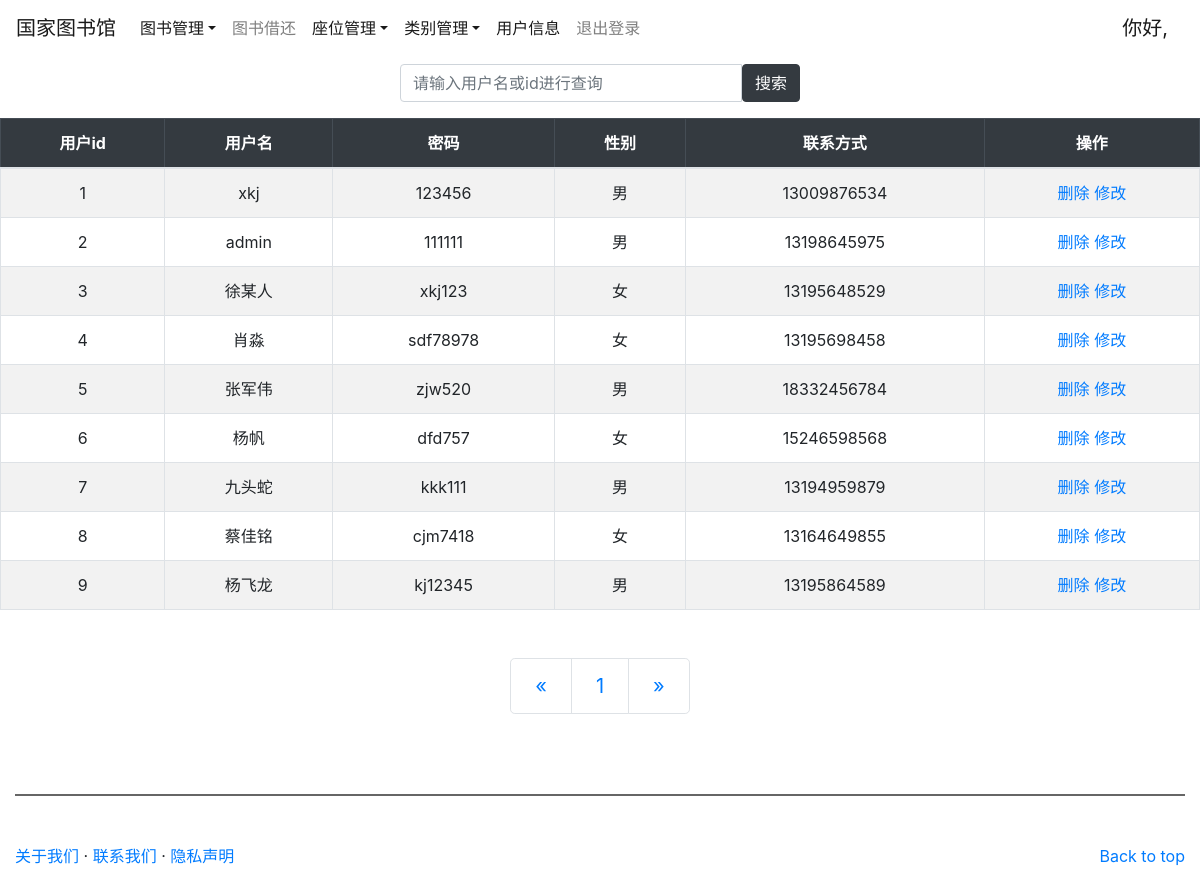
The app's page /Admin/introduce.php with its own data.
### tables this page shows
CREATE TABLE `user` (
  `id` int(11) NOT NULL AUTO_INCREMENT,
  `username` varchar(255) DEFAULT NULL,
  `password` varchar(255) DEFAULT NULL,
  `role` int(255) DEFAULT NULL COMMENT '角色  1学生 2管理员',
  `sex` varchar(1) DEFAULT NULL,
  `phone` char(11) DEFAULT NULL,
  PRIMARY KEY (`id`) USING BTREE
);

### Admin/introduce.php (the view, shortened to what this page needs)
<!DOCTYPE html>
<html lang="zh">
<head>
	<link rel="stylesheet" type="text/css" href="../css/bootstrap.min.css"/>
</head>
<body>
	<nav class="navbar navbar-expand-sm navbar-light">
		<a href="#" class="navbar-brand">国家图书馆</a>
		<div class="navbar-collapse collapse" id="nb">
			<ul class="navbar-nav">
				<li class="nav-item dropdown">
					<a href="admin_index.php" class="nav-link active dropdown-toggle" data-toggle="dropdown">图书管理</a>
				</li>
				<li class="nav-item"><a href="jh_book.php" class="nav-link">图书借还</a></li>
				<li class="nav-item dropdown">
					<a href="admin_index.php" class="nav-link active dropdown-toggle" data-toggle="dropdown">座位管理</a>
				</li>
				<li class="nav-item dropdown">
					<a href="admin_index.php" class="nav-link active dropdown-toggle" data-toggle="dropdown">类别管理</a>
				</li>
				<li class="nav-item"><a href="introduce.php" class="nav-link active">用户信息</a></li>
				<li class="nav-item"><a href="../index.php" class="nav-link">退出登录</a></li>
			</ul>
		</div>
		<span class="navbar-brand">你好,
		?></span>
	</nav>
	<form class="input-group mt-2 mb-3" method="post" action="" style="width: 400px; margin: 0 auto;">
		<input type="text" id="id" class="form-control input-group-lg " name="content" placeholder="请输入用户名或id进行查询"/>
		<button type="submit" class="btn btn-dark">搜索</button>
	</form>
	<table class="table table-hover table-bordered table-striped container-fluid" >
		<thead class="table-dark" align="center">
			<th>用户id</th>
			<th>用户名</th>
			<th>密码</th>
			<th>性别</th>
			<th>联系方式</th>
			<th>操作</th>
		</thead>
		<tbody class="" align="center">
			<?php
			include("../conn/conn.php");
			if(!empty($_POST['content'])){
				$content = $_POST['content'];
				$sql = "select * from user where id='$content' or username like '%$content%';";
			}
			else{
				$sql = "select * from user;";
			}
			$result = mysqli_query($conn,$sql);
			$number = mysqli_num_rows($result);
			if($number>0){
				if(empty($_GET['p'])){
					$p=0;
				}else{
					$p=$_GET['p'];
				}
				$endl=$p+10;
				if($endl>$number){
					$endl=$number;
				}
				for($i=0;$i<$endl;$i++){
					$row = mysqli_fetch_array($result);
					if($i>=$p){
						echo "<tr>";
						echo "<td>$row[0]</td><td>$row[1]</td><td>$row[2]</td><td>$row[4]</td><td>$row[5]</td>";
						echo "<td style=\"vertical-align: ;\" align='center'>
						<a href='del_introduce.php?user=$row[0]'>删除</a>
						<a href='up_introduce.php?user=$row[0]'>修改</a>
						</td></tr>";
					}
				}
			}
			else{
				echo '<h1 class="text-info">没有用户信息</h1>';
			}
			?>
		</tbody>
	</table>
	<ul class="pagination pagination-lg justify-content-center mt-5" style="width: 40px 0;">
		<li class="page-item"><a href="introduce.php ? p=0" class="page-link">&laquo;</a></li>
		<?php
			$cnt=-1;
			for($i=$number;$i!=0;$i-=10){
				if($i<0) {
					break;
				}
				else {
					$cnt+=1;
					echo "<li class='page-item'><a href='introduce.php ? p=".($cnt*10)."' class='page-link'>".($cnt+1)."</a></li>";
				}
			}
			echo "<li class=\"page-item\"><a href='introduce.php ? p=".($cnt*10)."' class=\"page-link\">&raquo;</a></li>";
		?>
	</ul>
	<?php
	include("../footer.php");
	?>
</body>
</html>

### records on screen
user: id "1", username "xkj", password "123456", sex "男", phone "13009876534"
user: id "2", username "admin", password "111111", sex "男", phone "13198645975"
user: id "3", username "徐某人", password "xkj123", sex "女", phone "13195648529"
user: id "4", username "肖淼", password "sdf78978", sex "女", phone "13195698458"
user: id "5", username "张军伟", password "zjw520", sex "男", phone "18332456784"
user: id "6", username "杨帆", password "dfd757", sex "女", phone "15246598568"
user: id "7", username "九头蛇", password "kkk111", sex "男", phone "13194959879"
user: id "8", username "蔡佳铭", password "cjm7418", sex "女", phone "13164649855"
user: id "9", username "杨飞龙", password "kj12345", sex "男", phone "13195864589"
